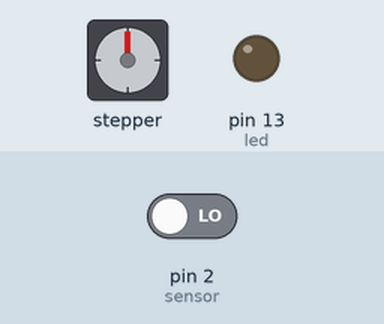
This sketch was run on a simulated Arduino Uno, built with avr-gcc and run on an emulated ATmega328P. Shown: stepper motor, output pins drawn as LEDs (lit = HIGH). The test bench sets the inputs (shaded band); at power-on: pin 2 (sensor) LOW. Stepper angles assume 2048 steps per turn.

Above: at 1.2 s.
1.3 s: pin 2 (sensor) driven HIGH
At 1.45 s:
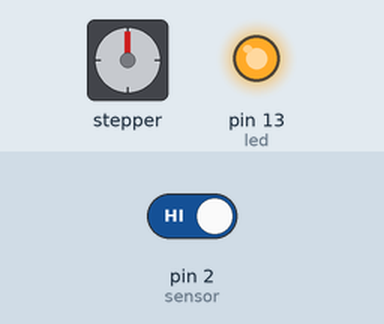
At 2.05 s:
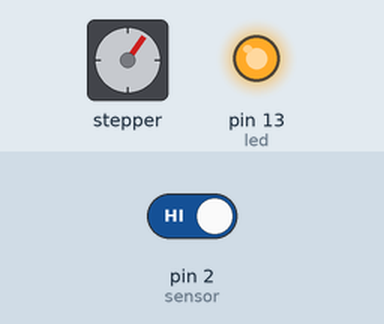
7.3 s: pin 2 (sensor) driven LOW
At 8.2 s:
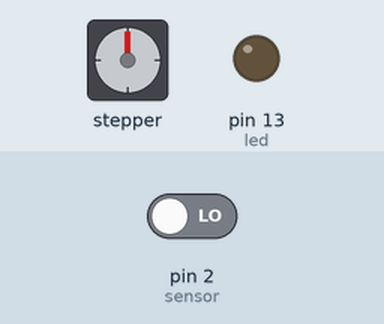
Timing chart, 0 to 10.3 s (numbered marks = the images above; inputs shaded):
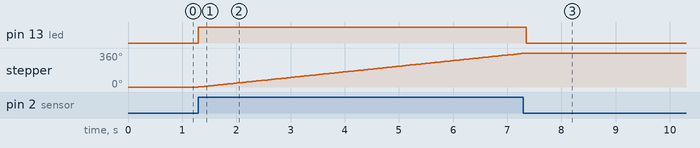

The sketch:

Motion_tissue_system.ino
```cpp
#include <Stepper.h>

int led = 13;
int sensor = 2;
int state = LOW;
int val = 0;
int step_num = 2048;

Stepper motor(step_num, 8, 10, 9, 11);

void setup() {
  pinMode(led, OUTPUT);
  pinMode(sensor, INPUT);
  motor.setSpeed(10);
  Serial.begin(9600);

}

void loop() {
  val = digitalRead(sensor);
  if (val == HIGH) {
    digitalWrite(led, HIGH);
    motor.step(step_num);
    if (state == LOW) {
      state = HIGH;
    }
  }
  else{
    digitalWrite(led, LOW);
    motor.step(0);
    if (state == HIGH){
      state = LOW;
    }
  }

}
```

Measured:
- after the input at 1.3 s, pin 13 (led): LOW → HIGH at once; stepper: keeps turning clockwise at about 60°/s, starting at once
- after the input at 7.3 s, pin 13 (led): HIGH → LOW after 0.05 s; stepper: goes on until 7.4 s, then stays 360°
